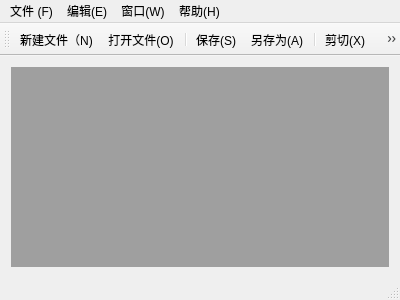
<?xml version="1.0" encoding="UTF-8"?>
<ui version="4.0">
 <class>MainWindow</class>
 <widget class="QMainWindow" name="MainWindow">
  <property name="geometry">
   <rect>
    <x>0</x>
    <y>0</y>
    <width>400</width>
    <height>300</height>
   </rect>
  </property>
  <property name="windowTitle">
   <string>MainWindow</string>
  </property>
  <widget class="QWidget" name="centralWidget">
   <layout class="QGridLayout" name="gridLayout">
    <item row="0" column="0">
     <widget class="QMdiArea" name="mdiArea"/>
    </item>
   </layout>
  </widget>
  <widget class="QMenuBar" name="menuBar">
   <property name="geometry">
    <rect>
     <x>0</x>
     <y>0</y>
     <width>400</width>
     <height>23</height>
    </rect>
   </property>
   <widget class="QMenu" name="menuF">
    <property name="title">
     <string>文件 (F)</string>
    </property>
    <addaction name="actionNew"/>
    <addaction name="actionOpen"/>
    <addaction name="separator"/>
    <addaction name="actionSave"/>
    <addaction name="actionSaveAs"/>
    <addaction name="separator"/>
    <addaction name="actionExit"/>
   </widget>
   <widget class="QMenu" name="menuE">
    <property name="title">
     <string>编辑(E)</string>
    </property>
    <addaction name="actionUndo"/>
    <addaction name="actionRedo"/>
    <addaction name="separator"/>
    <addaction name="actionCut"/>
    <addaction name="actionCopy"/>
    <addaction name="actionPaste"/>
   </widget>
   <widget class="QMenu" name="menuW">
    <property name="title">
     <string>窗口(W)</string>
    </property>
    <addaction name="actionClose"/>
    <addaction name="actionCloseAll"/>
    <addaction name="separator"/>
    <addaction name="actionTile"/>
    <addaction name="actionCascade"/>
    <addaction name="separator"/>
    <addaction name="actionNext"/>
    <addaction name="actionPrevious"/>
   </widget>
   <widget class="QMenu" name="menuH">
    <property name="title">
     <string>帮助(H)</string>
    </property>
    <addaction name="actionAbout"/>
   </widget>
   <addaction name="menuF"/>
   <addaction name="menuE"/>
   <addaction name="menuW"/>
   <addaction name="menuH"/>
  </widget>
  <widget class="QToolBar" name="mainToolBar">
   <attribute name="toolBarArea">
    <enum>TopToolBarArea</enum>
   </attribute>
   <attribute name="toolBarBreak">
    <bool>false</bool>
   </attribute>
   <addaction name="actionNew"/>
   <addaction name="actionOpen"/>
   <addaction name="separator"/>
   <addaction name="actionSave"/>
   <addaction name="actionSaveAs"/>
   <addaction name="separator"/>
   <addaction name="actionCut"/>
   <addaction name="actionCopy"/>
   <addaction name="actionPaste"/>
   <addaction name="separator"/>
   <addaction name="actionRedo"/>
   <addaction name="actionUndo"/>
  </widget>
  <widget class="QStatusBar" name="statusBar"/>
  <action name="actionNew">
   <property name="checkable">
    <bool>false</bool>
   </property>
   <property name="enabled">
    <bool>true</bool>
   </property>
   <property name="icon">
    <iconset resource="resource.qrc">
     <normaloff>:/imagines/images/new.png</normaloff>:/imagines/images/new.png</iconset>
   </property>
   <property name="text">
    <string>新建文件（&amp;N)</string>
   </property>
   <property name="toolTip">
    <string>新建文件</string>
   </property>
   <property name="shortcut">
    <string>Ctrl+N</string>
   </property>
  </action>
  <action name="actionOpen">
   <property name="icon">
    <iconset resource="resource.qrc">
     <normaloff>:/imagines/images/open.png</normaloff>:/imagines/images/open.png</iconset>
   </property>
   <property name="text">
    <string>打开文件(&amp;O)</string>
   </property>
   <property name="toolTip">
    <string>打开文件</string>
   </property>
   <property name="shortcut">
    <string>Ctrl+O</string>
   </property>
  </action>
  <action name="actionSave">
   <property name="icon">
    <iconset resource="resource.qrc">
     <normaloff>:/imagines/images/save.png</normaloff>:/imagines/images/save.png</iconset>
   </property>
   <property name="text">
    <string>保存(&amp;S)</string>
   </property>
   <property name="toolTip">
    <string>保存</string>
   </property>
   <property name="shortcut">
    <string>Ctrl+S</string>
   </property>
  </action>
  <action name="actionSaveAs">
   <property name="icon">
    <iconset resource="resource.qrc">
     <normaloff>:/imagines/images/saveas icon.png</normaloff>:/imagines/images/saveas icon.png</iconset>
   </property>
   <property name="text">
    <string>另存为(&amp;A)</string>
   </property>
   <property name="toolTip">
    <string>另存为</string>
   </property>
  </action>
  <action name="actionExit">
   <property name="icon">
    <iconset resource="resource.qrc">
     <normaloff>:/imagines/images/Exit icon.png</normaloff>:/imagines/images/Exit icon.png</iconset>
   </property>
   <property name="text">
    <string>退出(&amp;E)</string>
   </property>
   <property name="toolTip">
    <string>退出</string>
   </property>
  </action>
  <action name="actionUndo">
   <property name="icon">
    <iconset resource="resource.qrc">
     <normaloff>:/imagines/images/Undo icon.png</normaloff>:/imagines/images/Undo icon.png</iconset>
   </property>
   <property name="text">
    <string>撤销(&amp;U)</string>
   </property>
   <property name="toolTip">
    <string>撤销</string>
   </property>
   <property name="shortcut">
    <string>Ctrl+Z</string>
   </property>
  </action>
  <action name="actionRedo">
   <property name="icon">
    <iconset resource="resource.qrc">
     <normaloff>:/imagines/images/redo icon.png</normaloff>:/imagines/images/redo icon.png</iconset>
   </property>
   <property name="text">
    <string>恢复(&amp;R)</string>
   </property>
   <property name="toolTip">
    <string>恢复</string>
   </property>
   <property name="shortcut">
    <string>Ctrl+R</string>
   </property>
  </action>
  <action name="actionCut">
   <property name="icon">
    <iconset resource="resource.qrc">
     <normaloff>:/imagines/images/cut.png</normaloff>:/imagines/images/cut.png</iconset>
   </property>
   <property name="text">
    <string>剪切(&amp;X)</string>
   </property>
   <property name="toolTip">
    <string>剪切</string>
   </property>
   <property name="shortcut">
    <string>Ctrl+X</string>
   </property>
  </action>
  <action name="actionCopy">
   <property name="icon">
    <iconset resource="resource.qrc">
     <normaloff>:/imagines/images/copy.png</normaloff>:/imagines/images/copy.png</iconset>
   </property>
   <property name="text">
    <string>复制(&amp;C)</string>
   </property>
   <property name="toolTip">
    <string>复制</string>
   </property>
   <property name="shortcut">
    <string>Ctrl+C</string>
   </property>
  </action>
  <action name="actionPaste">
   <property name="icon">
    <iconset resource="resource.qrc">
     <normaloff>:/imagines/images/paste.png</normaloff>:/imagines/images/paste.png</iconset>
   </property>
   <property name="text">
    <string>粘贴(&amp;V)</string>
   </property>
   <property name="toolTip">
    <string>粘贴</string>
   </property>
   <property name="shortcut">
    <string>Ctrl+V</string>
   </property>
  </action>
  <action name="actionClose">
   <property name="text">
    <string>关闭(&amp;O)</string>
   </property>
   <property name="toolTip">
    <string>关闭</string>
   </property>
  </action>
  <action name="actionCloseAll">
   <property name="text">
    <string>关闭所有窗口(&amp;A)</string>
   </property>
   <property name="toolTip">
    <string>关闭所有窗口</string>
   </property>
  </action>
  <action name="actionTile">
   <property name="text">
    <string>平铺(&amp;T)</string>
   </property>
   <property name="toolTip">
    <string>平铺</string>
   </property>
  </action>
  <action name="actionCascade">
   <property name="text">
    <string>层叠(&amp;C)</string>
   </property>
   <property name="toolTip">
    <string>层叠</string>
   </property>
  </action>
  <action name="actionNext">
   <property name="icon">
    <iconset resource="resource.qrc">
     <normaloff>:/imagines/images/next.PNG</normaloff>:/imagines/images/next.PNG</iconset>
   </property>
   <property name="text">
    <string>下一个(&amp;X)</string>
   </property>
   <property name="toolTip">
    <string>下一个</string>
   </property>
   <property name="shortcut">
    <string>Ctrl+Tab</string>
   </property>
  </action>
  <action name="actionPrevious">
   <property name="icon">
    <iconset resource="resource.qrc">
     <normaloff>:/imagines/images/previous.PNG</normaloff>:/imagines/images/previous.PNG</iconset>
   </property>
   <property name="text">
    <string>前一个(&amp;V)</string>
   </property>
   <property name="toolTip">
    <string>前一个</string>
   </property>
   <property name="shortcut">
    <string>Ctrl+Shift+Backtab</string>
   </property>
  </action>
  <action name="actionAbout">
   <property name="text">
    <string>关于(&amp;A)</string>
   </property>
   <property name="toolTip">
    <string>关于</string>
   </property>
  </action>
 </widget>
 <layoutdefault spacing="6" margin="11"/>
 <resources>
  <include location="resource.qrc"/>
 </resources>
 <connections/>
</ui>
